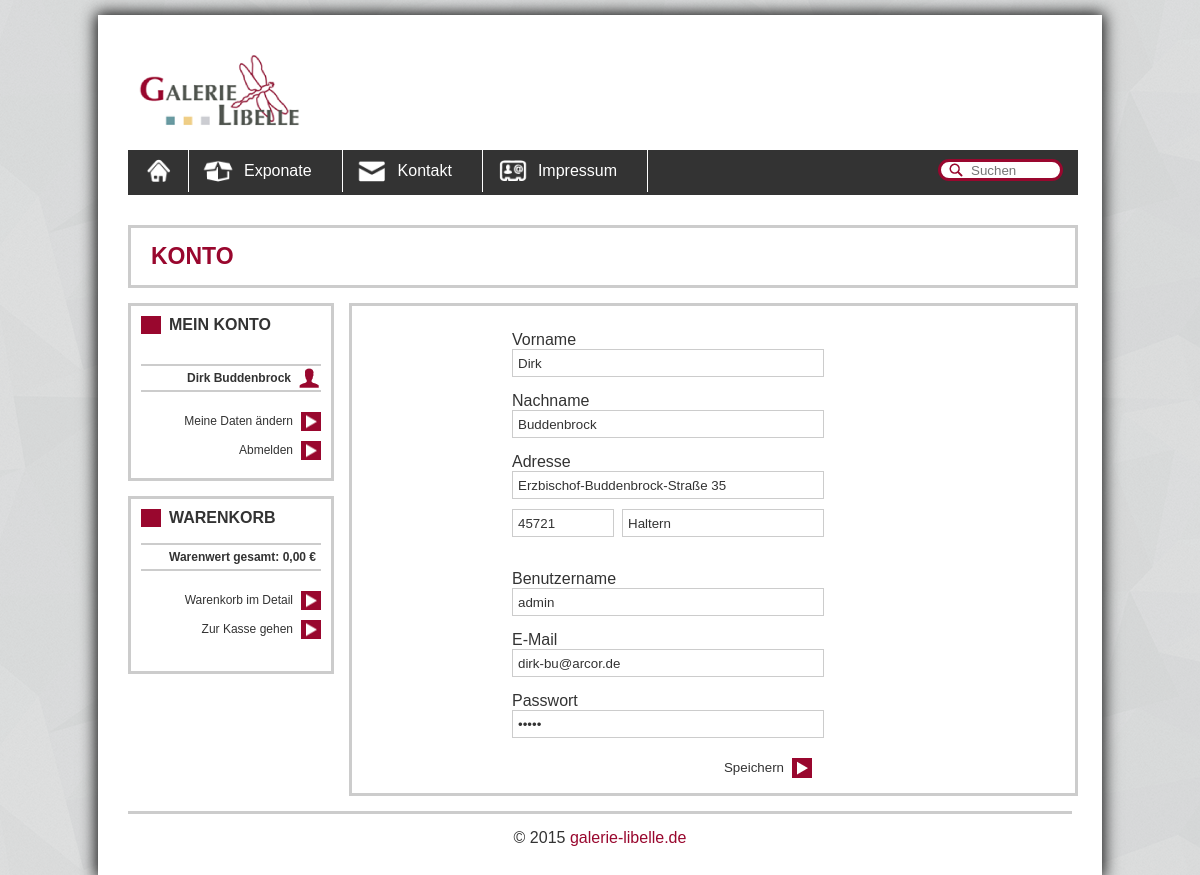
The page /konto.php (signed in) on the database its author committed.
### tables this page shows
CREATE TABLE IF NOT EXISTS `kunden` (
  `kundennummer` int(11) NOT NULL AUTO_INCREMENT,
  `username` text NOT NULL,
  `password` text NOT NULL,
  `vorname` text NOT NULL,
  `nachname` text NOT NULL,
  `adresse` text NOT NULL,
  `plz` int(11) NOT NULL,
  `mail` text NOT NULL,
  PRIMARY KEY (`kundennummer`)
);

CREATE TABLE IF NOT EXISTS `ort` (
  `plz` int(11) NOT NULL,
  `ort` text NOT NULL,
  PRIMARY KEY (`plz`)
);

### konto.php (the view, shortened to what this page needs)
<?php
	include_once "include/head.php";
?>
	<h1>
		<?php
			if(isset($_SESSION["user"])){
		?>
		Konto
		<?php
			}else{
		?>
		Registrieren
		<?php
			}
		?>
	</h1>
	<?php
		include_once "include/aside.php";
		if(isset($_SESSION["user"])){
			$kundennummer = $_SESSION['user']['kundennummer'];
			$abfrage = "SELECT * FROM kunden WHERE kundennummer = '".$kundennummer."'";
			$res = mysql_query($abfrage) or error_log($abfrage . char(10) . mysql_error());
			$kunde = mysql_fetch_assoc($res);
			$vorname = htmlentities($kunde["vorname"]);
			$nachname = htmlentities($kunde["nachname"]);
			$adresse = htmlentities($kunde["adresse"]);
			$mail = htmlentities($kunde["mail"]);
			$username = htmlentities($kunde["username"]);
			$password = htmlentities($kunde["password"]);
			$plz = htmlentities($kunde["plz"]);
			$abfrage = "SELECT * FROM ort WHERE plz = '".$plz."'";
			$res = mysql_query($abfrage) or error_log($abfrage . char(10) . mysql_error());
			$kunde1 = mysql_fetch_assoc($res);
			$ort = htmlentities($kunde1["ort"]);
	?>
	<section class="main">
		<form action="include/speichern.php" method="POST">
			<label for="vorname">Vorname</label>
			<input type="text" name="vorname" value="<?=($vorname)?>" />
			<label for="nachname">Nachname</label>
			<input type="text" name="nachname" value="<?=($nachname)?>" />
			<label for="adresse">Adresse</label>
			<input type="text" name="adresse" value="<?=($adresse)?>" />
			<input type="text" name="plz" max="5" value="<?=($plz)?>" /><input type="text" name="ort" value="<?=($ort)?>"/>
			<br/>
			<label for="username">Benutzername</label>
			<input type="text" name="username" value="<?=($username)?>"/>
			<label for="mail">E-Mail</label>
			<input type="email" name="mail" value="<?=($mail)?>"/>
			<label for="password">Passwort</label>
			<input type="password" name="password" value="<?=($password)?>"/>
			<input type="submit" value="Speichern" />
		</form>
	</section>
<?php
		}
	include_once "include/foot.php";
?>

### css/screen.css (style rules this page uses)
* { margin: 0px; padding: 0px; font-family: Helvetica, sans-serif; }
body { background-image: url('../img/bg.png'); background-position: center; background-repeat: repeat; background-attachment: scroll; font-size: 16px; color: #333; }
section.main { width: 703px; min-height: 152px; border: 3px solid #CCC; margin: 0px auto 15px 221px; padding: 10px; }
.main form[action="include/registrieren.php"], .main form[action="include/speichern.php"], .main form[action="include/webmailer.php"] { margin-left: 150px; }
.main form[action="include/speichern.php"] input { color: #333; }
.main label { margin-top: 10px; }
.main label[for="vorname"], .main label[for="nachname"], .main label[for="adresse"], .main label[for="username"], .main label[for="mail"], .main label[for="mail-best"], .main label[for="password"], .main label[for="password-best"] { display: block; margin-top: 15px; }
input { border: 1px solid #CCC; }
.main input[type="text"], .main input[type="email"], .main input[type="password"], .main input[type="submit"], .main textarea { display: block; border: 1px solid #CCC; padding: 3px 5px 3px 5px; height: 20px; width: 300px; color: #999; }
.main input[type="text"] { height: 20px; background-color: #FFF; }
.main input[type="submit"] { text-align: right; padding: 2px 28px 3px 0px; margin: 20px 0px 5px 0px; color: #333; background-image: url('../img/weiter.png'); background-repeat: no-repeat; background-position: center right; background-color: #FFF; cursor: pointer; border: none; }
.main input[name="plz"] { width: 90px; margin-right: 8px; margin-top: 10px; float: left; }
.main input[name="ort"] { width: 190px; margin-top: 10px; }
h1 { width: 100%; border: 3px solid #CCC; color: #99072E; padding: 15px 0px; margin-bottom: 15px; text-indent: 20px; font-size: 23px; text-transform: uppercase; }

### css/lightbox.css (style rules this page uses)
body:after { content: url(../img/lightbox/close.png) url(../img/lightbox/loading.gif) url(../img/lightbox/prev.png) url(../img/lightbox/next.png); display: none; }

### rows shown on the page
kunden: vorname "Dirk", nachname "Buddenbrock", adresse "Erzbischof-Buddenbrock-Straße 35", plz "45721", username "admin", mail "dirk-bu@arcor.de"
ort: ort "Haltern"

### other values the page prints
$_SESSION['user']['vorname'] "Dirk"
$_SESSION['user']['nachname'] "Buddenbrock"
